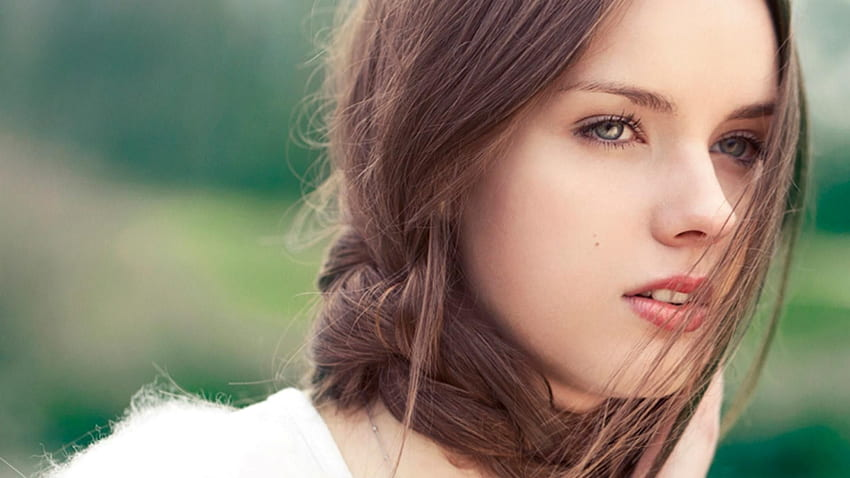
#> input picture girl.jpg, 850 x 478 px
$ jupyter execute clase02_04_24.ipynb
#> lines starting #> are read from the running program, lines starting #| are printed output that depends on the picture; after the words box and inside, x2 and y2 are one past the last pixel; in counts of white or black regions, pixels touching at a corner belong together
Redireccionar imagen

[cell 1]
import cv2
import matplotlib.pyplot as plt

img = cv2.imread('girl.jpg')
#> img is the input picture: shape (478, 850, 3); mean B, G, R 112.3, 130, 138.3

scale=0.5

img_redim=cv2.resize(img,None,fx=scale,fy=scale)

plt.figure(figsize=(15, 5))

plt.subplot(1, 3, 1)
plt.imshow(cv2.cvtColor(img, cv2.COLOR_BGR2RGB))
plt.title('Original')

plt.subplot(1, 3, 2)
plt.imshow(img_redim, cmap='gray')
plt.title('imagen redireccionada')

plt.show()
#> figure, not shown here; B, G, R data is drawn as R, G, B

[cell 2]
import cv2
import numpy as np
import matplotlib.pyplot as plt

img=cv2.imread('girl1.jpg')
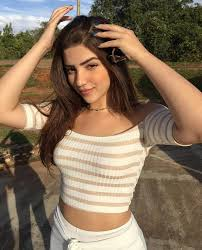
#> input picture girl1.jpg, 202 x 250 px
#> img is the input picture: shape (250, 202, 3); mean B, G, R 92, 113.4, 133.6

x=60
y=120

matriz_tras=np.float32([[1,0,x],[0,1,y]])

img_tras=cv2.warpAffine(img,matriz_tras,(img.shape[1],img.shape[0]))
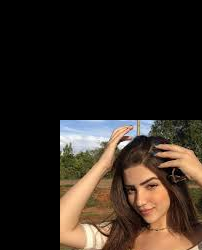
#> img_tras: shape (250, 202, 3); mean B, G, R 31.4, 39.4, 49.1


plt.figure(figsize=(15, 5))

plt.subplot(1, 3, 1)
plt.imshow(cv2.cvtColor(img, cv2.COLOR_BGR2RGB))
plt.title('Original')

plt.subplot(1, 3, 2)
plt.imshow(matriz_tras, cmap='gray')
plt.title('posicion  matriz')

plt.subplot(1, 3, 3)
plt.imshow(img_tras, cmap='gray')
plt.title('img trasladada')

plt.show()
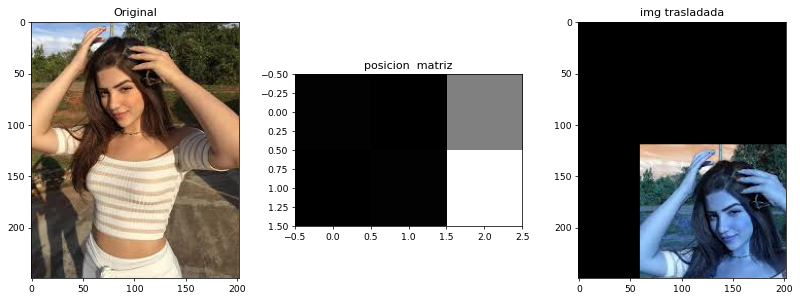
#> figure drawn by matplotlib, 3 panels; B, G, R data is drawn as R, G, B

filtro de mascara de figuras

[cell 3]
import cv2
import numpy as np
import matplotlib.pyplot as plt

img = cv2.imread('michi.jpg', cv2.IMREAD_GRAYSCALE)
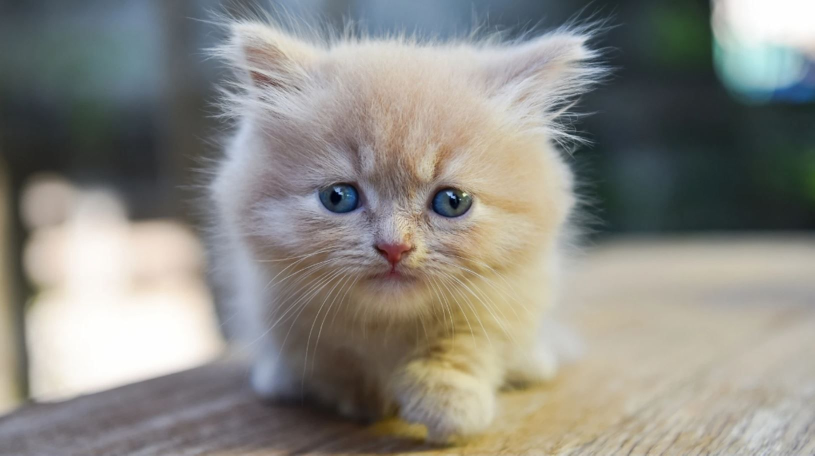
#> input picture michi.jpg, 1629 x 911 px (shown at 1/2 size)
#> img: shape (911, 1629); min 0, max 255, mean 137.4

alto, ancho=img.shape[:2]
#> alto = 911; ancho = 1629

mascara= np.zeros_like (img)
circulo=(ancho//2,alto//2)
#> circulo = (814, 455)

radio=180
cv2.circle(mascara,circulo,radio,(255),-1)
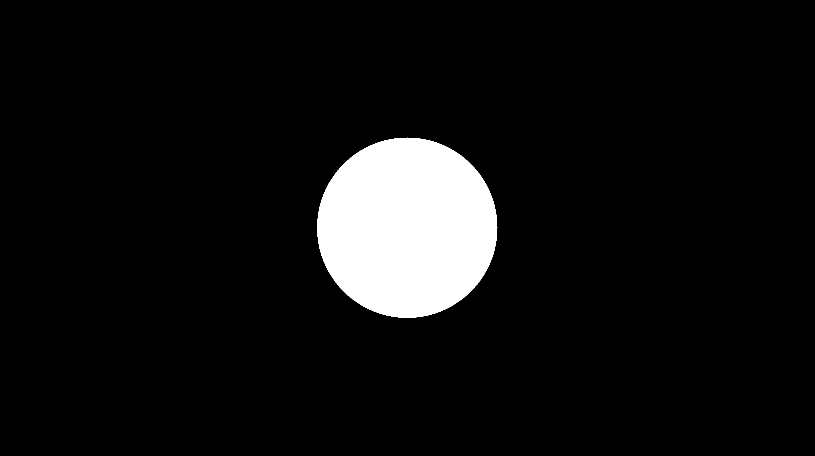
#> mascara: shape (911, 1629) (shown at 1/2 size); 6.9% white; 1 white region, box (x1, y1, x2, y2) and area: (634, 275, 995, 636) 101765
img_fin=cv2.bitwise_and(img,img,mask=mascara)

plt.figure(figsize=(12, 10))

plt.subplot(1, 3, 1)
plt.imshow(cv2.cvtColor(img, cv2.COLOR_BGR2RGB))
plt.title('Original')

plt.subplot(1, 3, 2)
plt.imshow(mascara, cmap='gray')
plt.title('mascara')

plt.subplot(1, 3, 3)
plt.imshow(img_fin, cmap='gray')
plt.title('img con mascara')

plt.show()
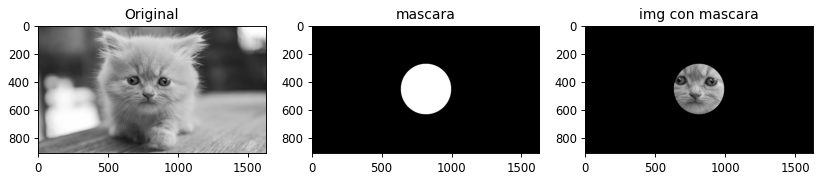
#> figure drawn by matplotlib, 3 panels

img con degrade

[cell 4]
import cv2
import numpy as np
import matplotlib.pyplot as plt

img = cv2.imread('girl.jpg', cv2.IMREAD_GRAYSCALE)
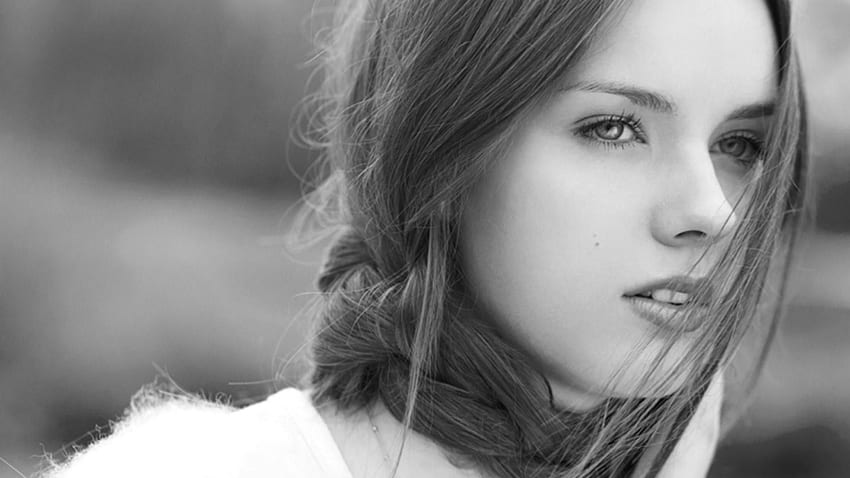
#> img: shape (478, 850); min 0, max 255, mean 130.5

alto, ancho=img.shape[:2]
#> alto = 478; ancho = 850

mascara= np.zeros_like (img)
circulo=(ancho//2,alto//2)
#> circulo = (425, 239)

radio=200

cv2.circle(mascara,circulo,radio,(255),-1)
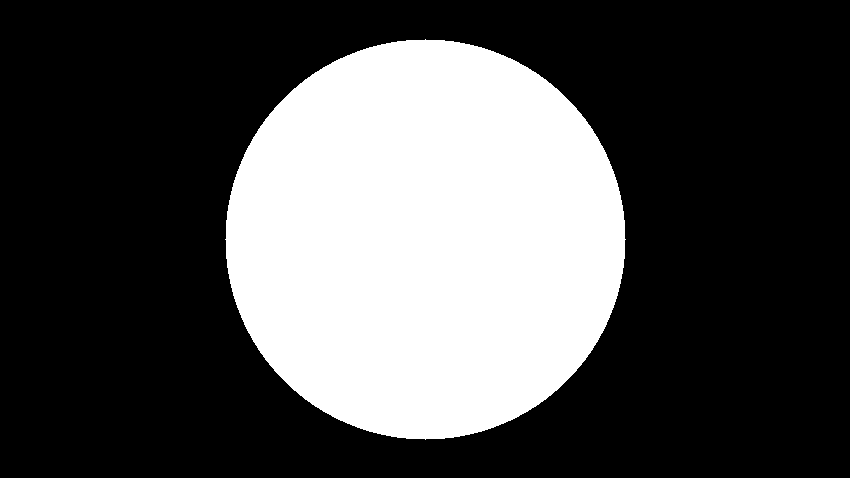
#> mascara: shape (478, 850); 30.9% white; 1 white region, box (x1, y1, x2, y2) and area: (225, 39, 626, 440) 125629
img_fin=img*(mascara/255)+(img//2)*(1-mascara/255)#degrade
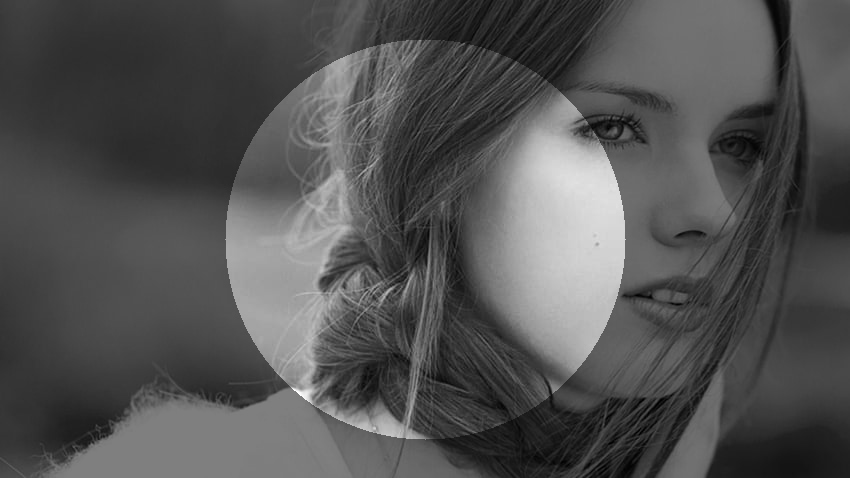
#> img_fin: shape (478, 850) float64; min 0, max 254, mean 82.2

plt.figure(figsize=(12, 10))

plt.subplot(1, 3, 1)
plt.imshow(cv2.cvtColor(img, cv2.COLOR_BGR2RGB))
plt.title('Original')

plt.subplot(1, 3, 2)
plt.imshow(mascara, cmap='gray')
plt.title('mascara')

plt.subplot(1, 3, 3)
plt.imshow(img_fin, cmap='gray')
plt.title('img con mascara')

plt.show()
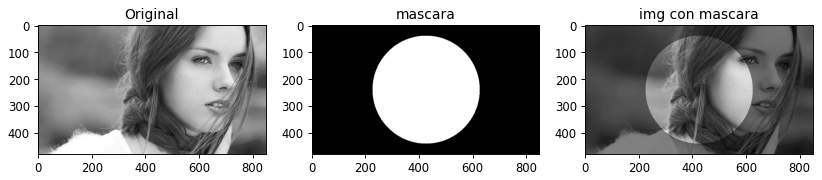
#> figure drawn by matplotlib, 3 panels
